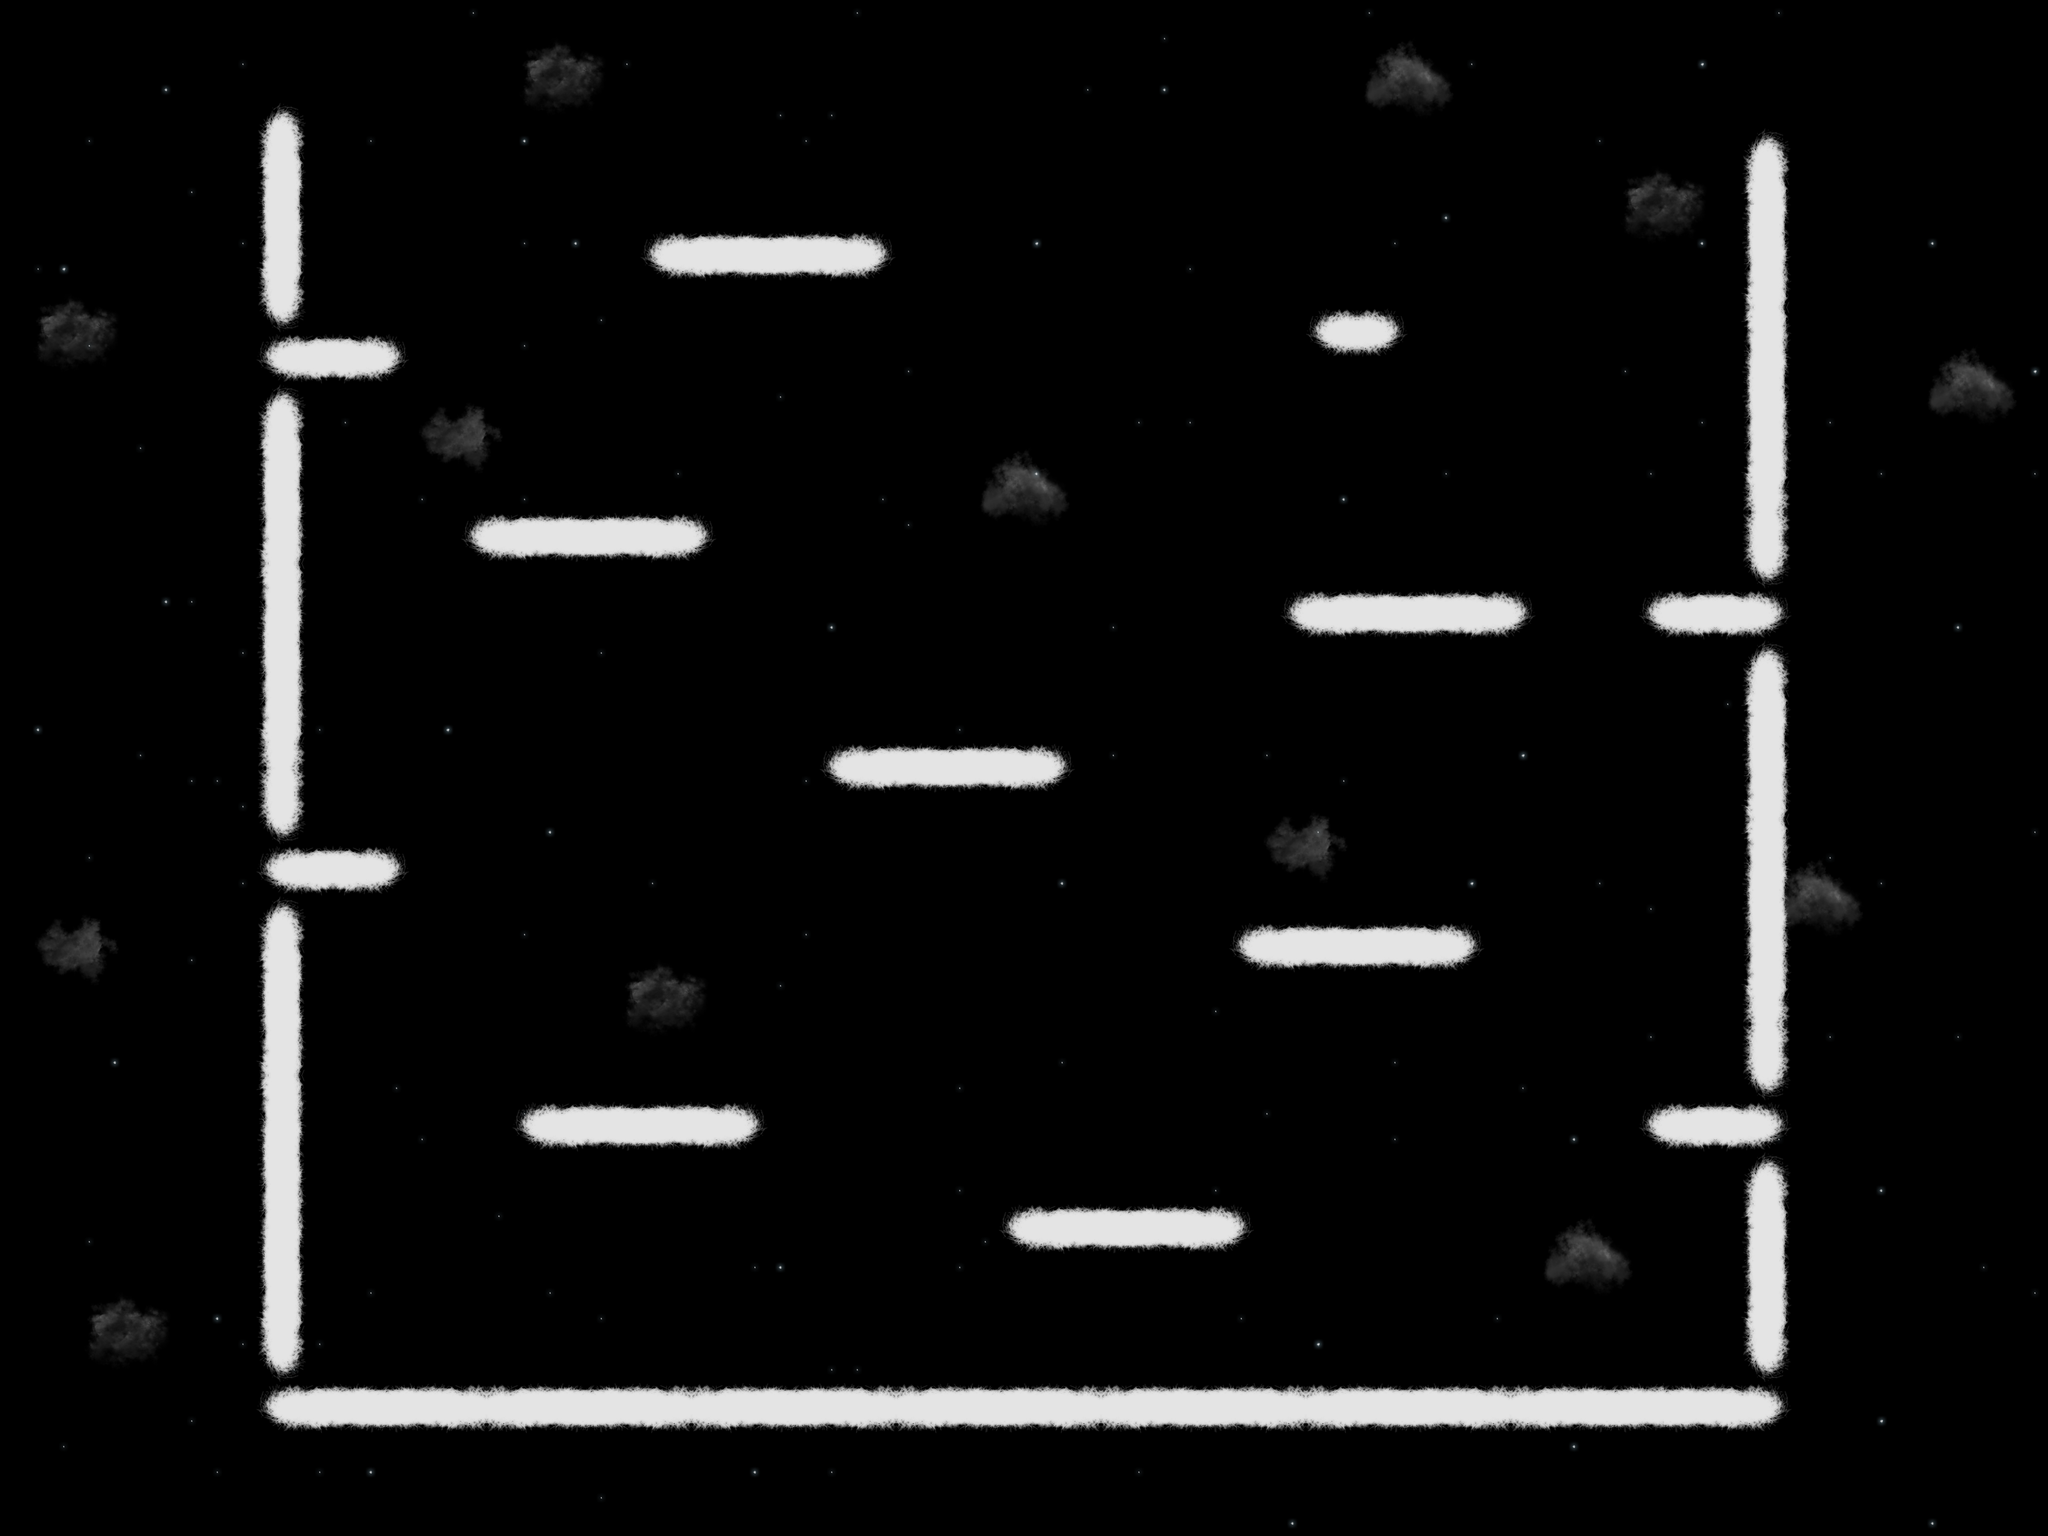

A 2D game scene composited from a Tiled map and its tileset images. What follows is a short description and the map's XML, with each tile layer's data collapsed to a summary:
An orthogonal 80x60 tile map with 64x64 px tiles, 3 tile layers (Stars, Clouds, Platforms), 8 tilesets and 16 objects.

<map version="1.0" orientation="orthogonal" renderorder="right-down" width="80" height="60" tilewidth="64" tileheight="64" backgroundcolor="#000000" nextobjectid="23">
 <tileset firstgid="1" name="horiz_wall" tilewidth="64" tileheight="64" tilecount="20">
  <image source="map1_textures/horiz_wall.png" width="640" height="128" />
 </tileset>
 <tileset firstgid="21" name="star1" tilewidth="64" tileheight="64" tilecount="1">
  <image source="map1_textures/star1.png" width="64" height="64" />
 </tileset>
 <tileset firstgid="22" name="star2" tilewidth="64" tileheight="64" tilecount="1">
  <image source="map1_textures/star2.png" width="64" height="64" />
 </tileset>
 <tileset firstgid="23" name="star3" tilewidth="64" tileheight="64" tilecount="1">
  <image source="map1_textures/star3.png" width="64" height="64" />
 </tileset>
 <tileset firstgid="24" name="cloud1" tilewidth="64" tileheight="64" tilecount="16">
  <image source="map1_textures/cloud1.png" width="256" height="256" />
 </tileset>
 <tileset firstgid="40" name="cloud2" tilewidth="64" tileheight="64" tilecount="16">
  <image source="map1_textures/cloud2.png" width="256" height="256" />
 </tileset>
 <tileset firstgid="56" name="cloud3" tilewidth="64" tileheight="64" tilecount="16">
  <image source="map1_textures/cloud3.png" width="256" height="256" />
 </tileset>
 <tileset firstgid="72" name="vert_wall" tilewidth="64" tileheight="64" tilecount="20">
  <image source="map1_textures/vert_wall.png" width="128" height="640" />
 </tileset>
 <layer name="Stars" width="80" height="60">
  <data>[4800 cells, 168 non-empty, 3 distinct tile ids]</data>
 </layer>
 <layer name="Clouds" width="80" height="60">
  <data>[4800 cells, 208 non-empty, 48 distinct tile ids]</data>
 </layer>
 <layer name="Platforms" width="80" height="60">
  <data>[4800 cells, 498 non-empty, 40 distinct tile ids]</data>
 </layer>
 <objectgroup name="Objects">
  <object id="3" x="668" y="20" width="68" height="3454" />
  <object id="4" x="664" y="3484" width="3778" height="72" />
  <object id="6" x="4378" y="8" width="78" height="3464" />
  <object id="8" x="676" y="2142" width="298" height="66" />
  <object id="9" x="1192" y="1310" width="556" height="64" />
  <object id="10" x="3312" y="798" width="164" height="62" />
  <object id="12" x="4139" y="1501" width="298" height="66" />
  <object id="13" x="4141" y="2781" width="298" height="66" />
  <object id="14" x="675" y="863" width="298" height="66" />
  <object id="15" x="760" y="16" width="3568" height="32" />
  <object id="17" x="1640" y="608" width="556" height="64" />
  <object id="18" x="2092" y="1886" width="556" height="64" />
  <object id="19" x="1320" y="2784" width="556" height="64" />
  <object id="20" x="2534" y="3038" width="556" height="64" />
  <object id="21" x="3116" y="2334" width="556" height="64" />
  <object id="22" x="3240" y="1502" width="556" height="64" />
 </objectgroup>
</map>